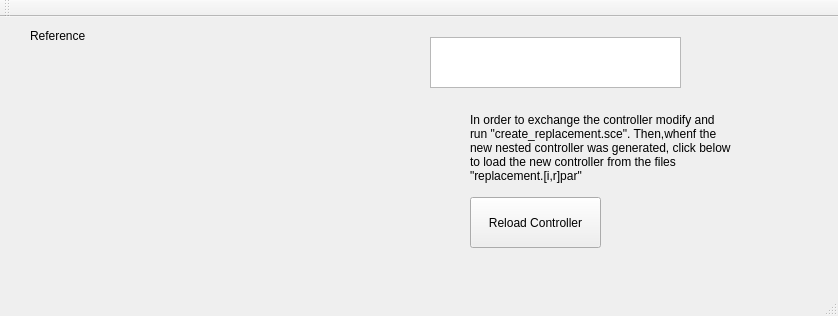
<?xml version="1.0" encoding="UTF-8"?>
<ui version="4.0">
 <class>GuiInterface</class>
 <widget class="QMainWindow" name="GuiInterface">
  <property name="geometry">
   <rect>
    <x>0</x>
    <y>0</y>
    <width>838</width>
    <height>316</height>
   </rect>
  </property>
  <property name="windowTitle">
   <string>GuiInterface</string>
  </property>
  <widget class="QWidget" name="centralWidget">
   <widget class="QPL_Scope" name="scope_ref">
    <property name="geometry">
     <rect>
      <x>30</x>
      <y>30</y>
      <width>361</width>
      <height>171</height>
     </rect>
    </property>
    <property name="toolTip">
     <string>Plotting</string>
    </property>
    <property name="whatsThis">
     <string>The Scope plots data</string>
    </property>
   </widget>
   <widget class="QLabel" name="label_ref">
    <property name="geometry">
     <rect>
      <x>30</x>
      <y>10</y>
      <width>71</width>
      <height>17</height>
     </rect>
    </property>
    <property name="text">
     <string>Reference</string>
    </property>
   </widget>
   <widget class="QListWidget" name="switch_schematic">
    <property name="geometry">
     <rect>
      <x>430</x>
      <y>20</y>
      <width>251</width>
      <height>51</height>
     </rect>
    </property>
   </widget>
   <widget class="QPushButton" name="pushButton">
    <property name="geometry">
     <rect>
      <x>470</x>
      <y>180</y>
      <width>131</width>
      <height>51</height>
     </rect>
    </property>
    <property name="text">
     <string>Reload Controller</string>
    </property>
   </widget>
   <widget class="QLabel" name="label">
    <property name="geometry">
     <rect>
      <x>470</x>
      <y>90</y>
      <width>261</width>
      <height>81</height>
     </rect>
    </property>
    <property name="text">
     <string>In order to exchange the controller modify and run &quot;create_replacement.sce&quot;. Then,whenf the new nested controller was generated, click below to load the new controller from the files &quot;replacement.[i,r]par&quot;</string>
    </property>
    <property name="wordWrap">
     <bool>true</bool>
    </property>
   </widget>
  </widget>
  <widget class="QMenuBar" name="menuBar">
   <property name="geometry">
    <rect>
     <x>0</x>
     <y>0</y>
     <width>838</width>
     <height>21</height>
    </rect>
   </property>
  </widget>
  <widget class="QToolBar" name="mainToolBar">
   <attribute name="toolBarArea">
    <enum>TopToolBarArea</enum>
   </attribute>
   <attribute name="toolBarBreak">
    <bool>false</bool>
   </attribute>
  </widget>
  <widget class="QStatusBar" name="statusBar"/>
 </widget>
 <layoutdefault spacing="6" margin="11"/>
 <customwidgets>
  <customwidget>
   <class>QPL_Scope</class>
   <extends>QwtPlot</extends>
   <header>scope.h</header>
  </customwidget>
  <customwidget>
   <class>QwtPlot</class>
   <extends>QFrame</extends>
   <header>qwt_plot.h</header>
  </customwidget>
 </customwidgets>
 <resources/>
 <connections/>
</ui>
